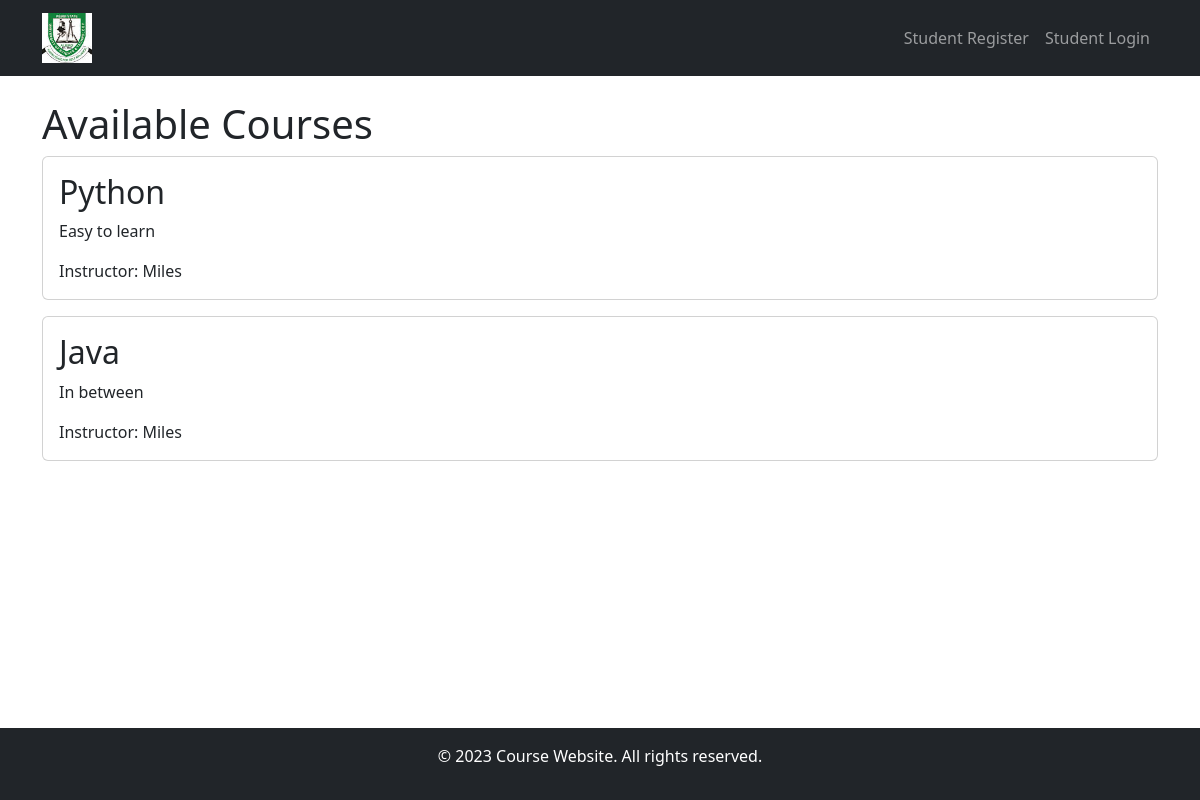
Before: /courses/ with the older database file.
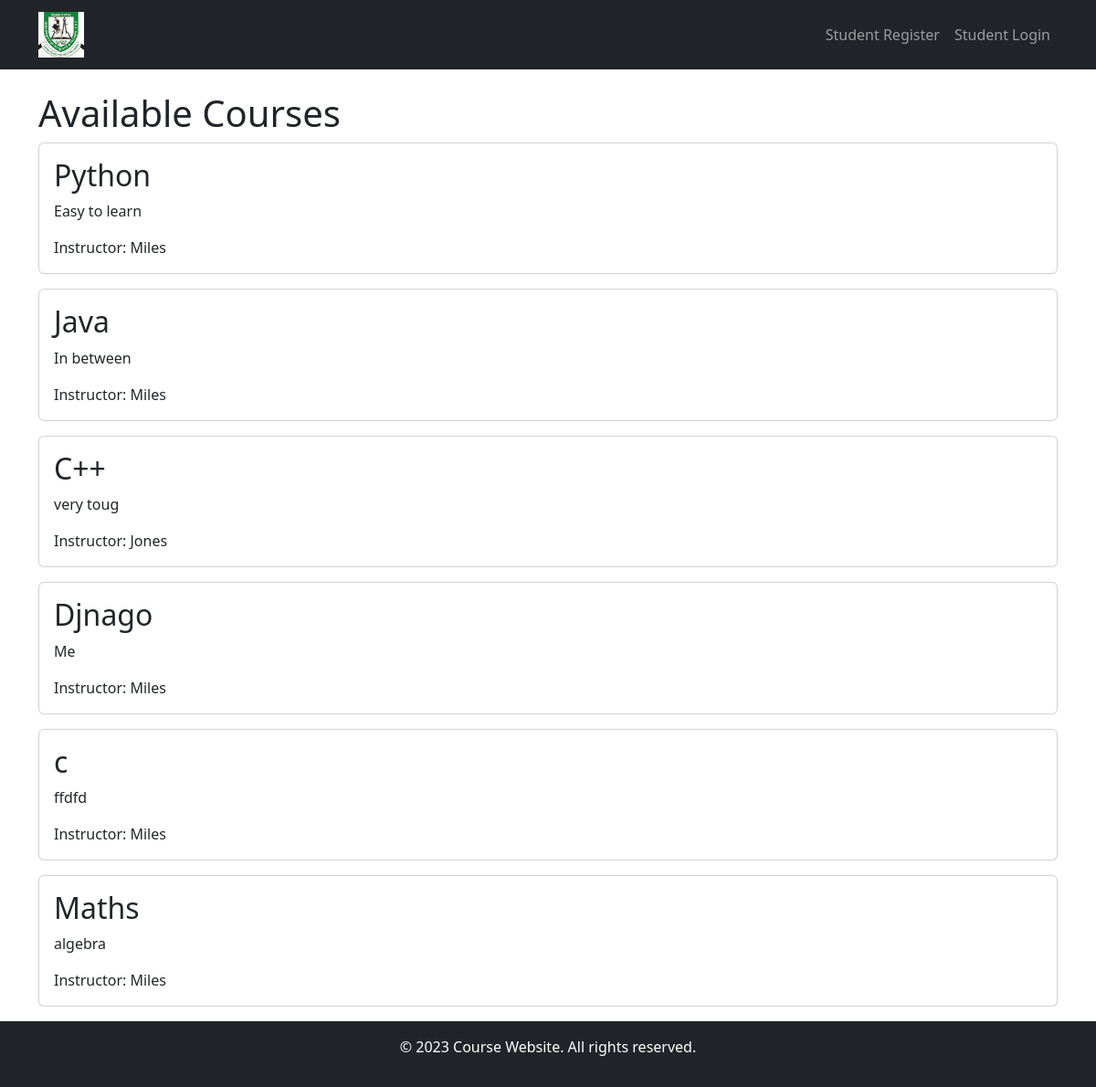
After: the same page with the newer database file.
### courses/models.py (models this page shows, shortened)
class Course(models.Model):
    title = models.CharField(max_length=200)
    description = models.TextField()
    instructor = models.ForeignKey(Instructor, on_delete=models.CASCADE)
    students = models.ManyToManyField(Student, through='Registration')

class Instructor(models.Model):
    user = models.OneToOneField(User, on_delete=models.CASCADE, null=True, default=None)
    bio = models.TextField(blank=True)
    email = models.EmailField()

### courses/views.py (the view)
# urls.py: path('courses/', views.CourseListView.as_view(), name='course-list'),
class CourseListView(ListView):
    model = Course
    template_name = 'courses/course_list.html'
    context_object_name = 'courses'

### courses/templates/courses/course_list.html
{% extends "courses/base.html" %}
{% block content %}
<h1>Available Courses</h1>
{% for course in courses %}
  <div class="card mb-3">
    <div class="card-body">
      <h2 class="card-title">{{ course.title }}</h2>
      <p class="card-text">{{ course.description }}</p>
      <p class="card-text">Instructor: {{ course.instructor.user.username }}</p>
    </div>
  </div>
{% empty %}
  <p>No courses available.</p>
{% endfor %}
{% endblock %}

### courses/templates/courses/base.html (shortened to what this page needs)
{% load static%}
<!DOCTYPE html>
<html lang="en">
<head>
    <link rel="stylesheet" href="https://cdnjs.cloudflare.com/ajax/libs/bootstrap/5.3.0/css/bootstrap.min.css">
</head>
<body class ="d-flex flex-column min-vh-100">
    <div class="wrapper flex-grow-1">
    {% block navigation %}
    <nav class="navbar navbar-expand-lg navbar-dark bg-dark">
        <div class="container">
            <a class="navbar-brand" href="/">
                <img src="{% static 'courses/img/logo.png' %}" alt="School Logo" width="50" height="50">
            </a>
            <div class="collapse navbar-collapse" id="navbarNav">
                <ul class="navbar-nav ms-auto">
                    <li class="nav-item">
                        <a class="nav-link" href="/student/register/">Student Register</a>
                    </li>
                    <li class="nav-item">
                        <a class="nav-link" href="/student/login/"> Student Login</a>
                    </li>
                </ul>
            </div>
        </div>
    </nav>
    {% endblock %}
    <div class="container mt-4">
        {% block content %}
        {% endblock %}
    </div>
    </div>
    <footer class="bg-dark text-white text-center py-3 mt-auto">
        <p>&copy; 2023 Course Website. All rights reserved.</p>
    </footer>
</body>
</html>

Changed rows visible on the page:
added Course: title "C++", description "very toug", instructor.user.username "Jones"
added Course: title "Djnago", description "Me", instructor.user.username "Miles"
added Course: title "c", description "ffdfd", instructor.user.username "Miles"
added Course: title "Maths", description "algebra", instructor.user.username "Miles"
